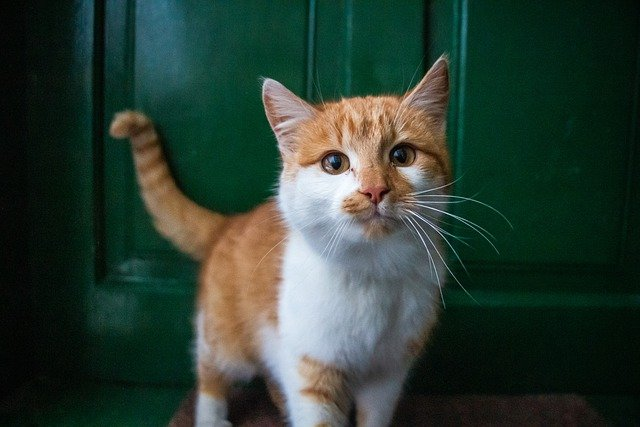
#> input picture 4Study/Python/PythonImageWorkspace/OpenCV/img.jpg, 640 x 427 px
$ jupyter execute 10_Image_Monochrome.ipynb
#> lines starting #> are read from the running program, lines starting #| are printed output that depends on the picture
# 10. 이미지 변형 (흑백)

이미지를 흑백으로 읽음

[cell 1]
import cv2
img = cv2.imread('img.jpg',cv2.IMREAD_GRAYSCALE)
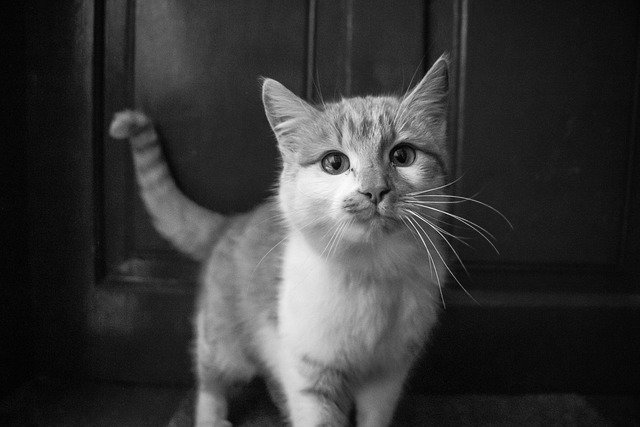
#> img: shape (427, 640); min 0, max 255, mean 55.4
cv2.imshow('img',img)
cv2.waitKey(0)
cv2.destroyAllWindows()

불러온 이미지를 흑백으로 변경

[cell 2]
import cv2
img = cv2.imread('img.jpg')
#> img is the input picture: shape (427, 640, 3); mean B, G, R 51.5, 61.9, 44.1

dst = cv2.cvtColor(img,cv2.COLOR_BGR2GRAY)

cv2.imshow('img',img)
cv2.imshow('gray',dst)
cv2.waitKey(0)
cv2.destroyAllWindows()


$ run again, with 4Study/Python/PythonImageWorkspace/OpenCV/book.jpg copied over 4Study/Python/PythonImageWorkspace/OpenCV/img.jpg
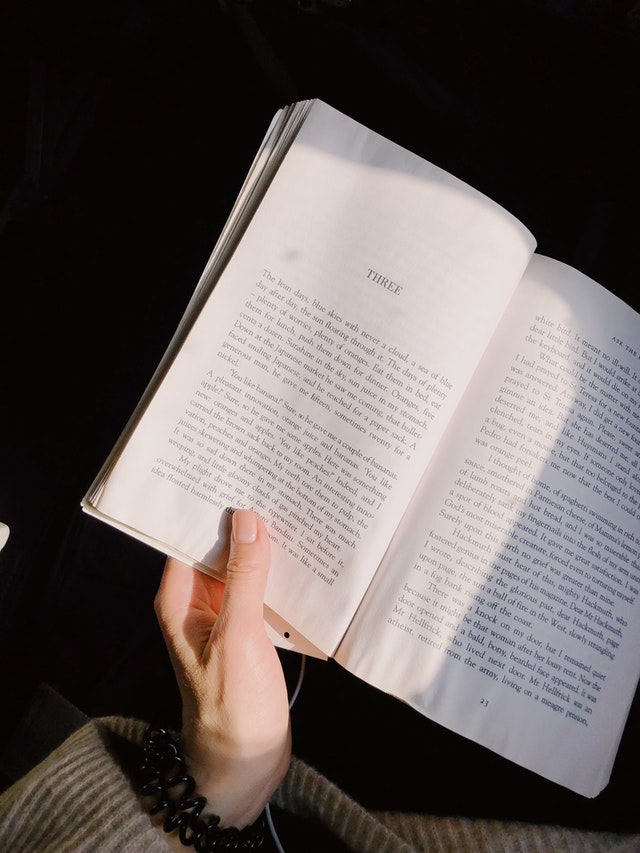
#> input picture 4Study/Python/PythonImageWorkspace/OpenCV/book.jpg, 640 x 853 px
#> `img = cv2.imread('img.jpg',cv2.IMREAD_GRAYSCALE)`:
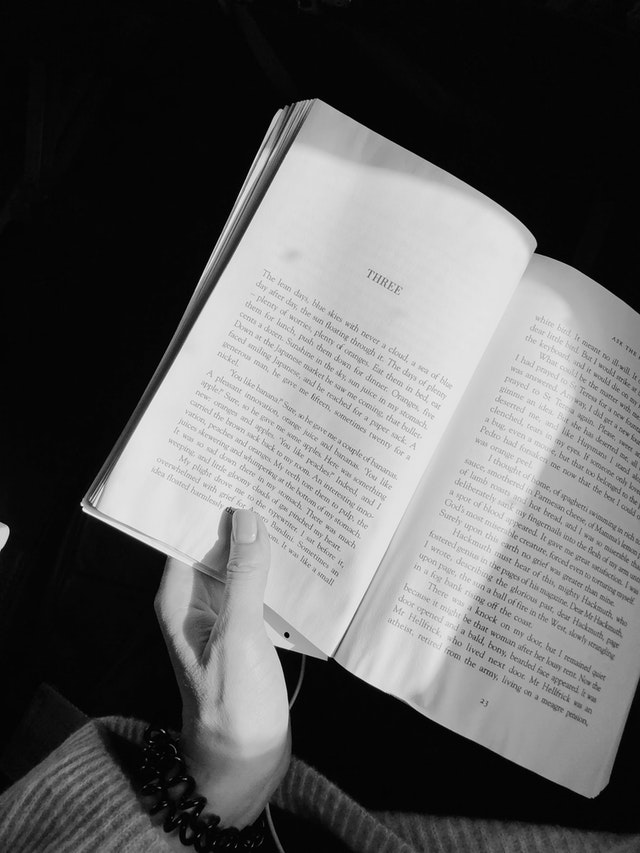
#> img: shape (853, 640); min 0, max 249, mean 94.8
#> img is the input picture: shape (853, 640, 3); mean B, G, R 90.8, 92.5, 100.8

$ run again, with 4Study/Python/PythonImageWorkspace/OpenCV/poker.jpg copied over 4Study/Python/PythonImageWorkspace/OpenCV/img.jpg
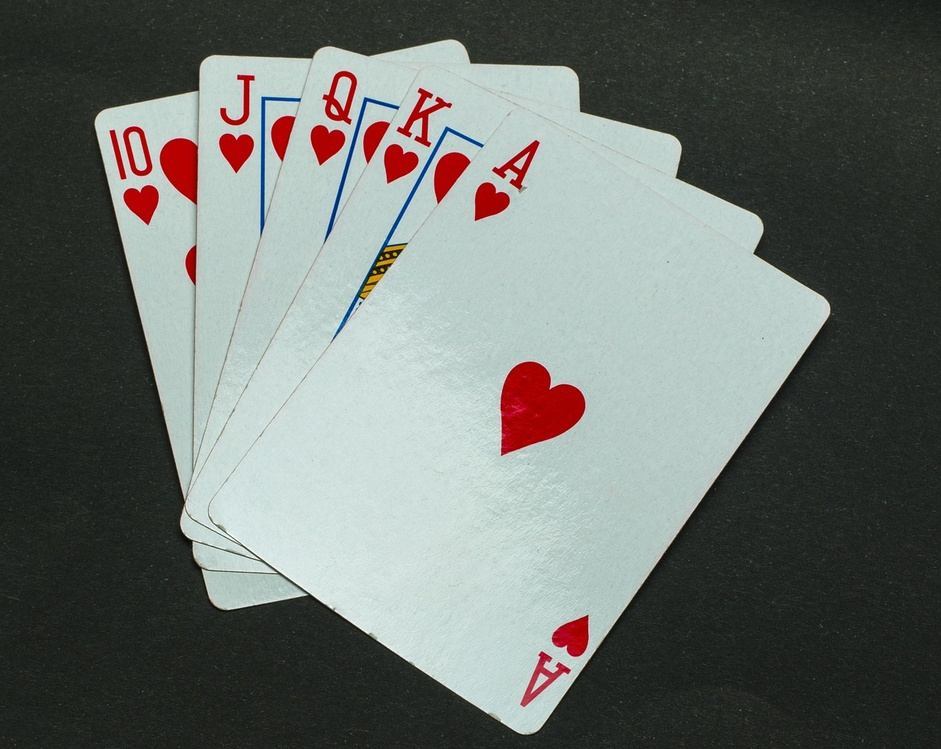
#> input picture 4Study/Python/PythonImageWorkspace/OpenCV/poker.jpg, 941 x 749 px, shrunk from 1280 x 1019 before the run
#> `img = cv2.imread('img.jpg',cv2.IMREAD_GRAYSCALE)`:
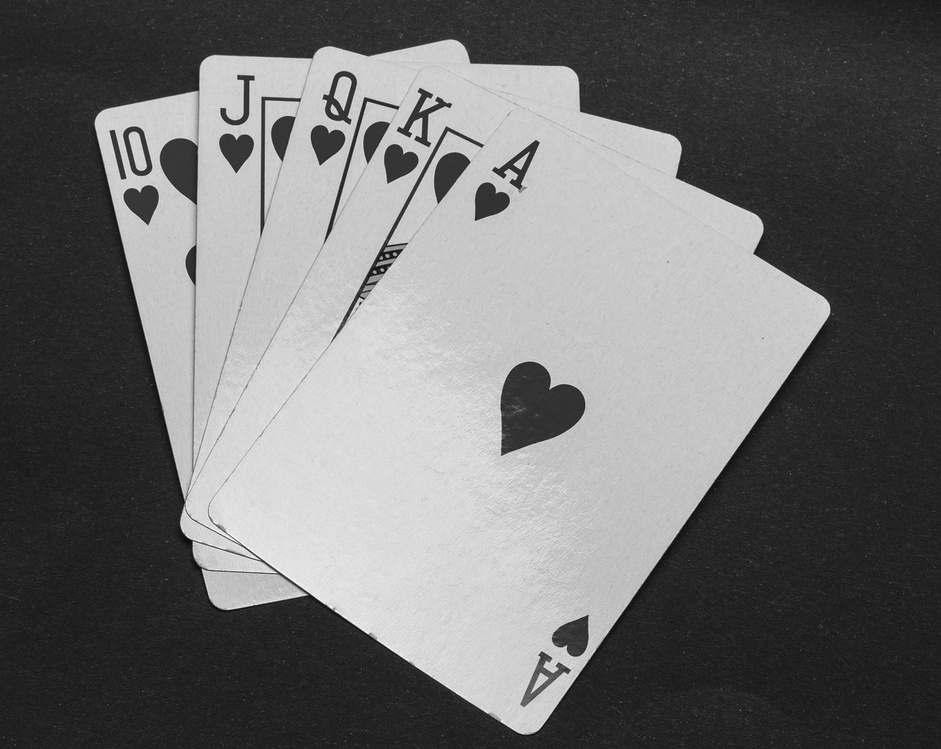
#> img: shape (749, 941); min 6, max 255, mean 110.7
#> img is the input picture: shape (749, 941, 3); mean B, G, R 108.6, 112.8, 107.3
